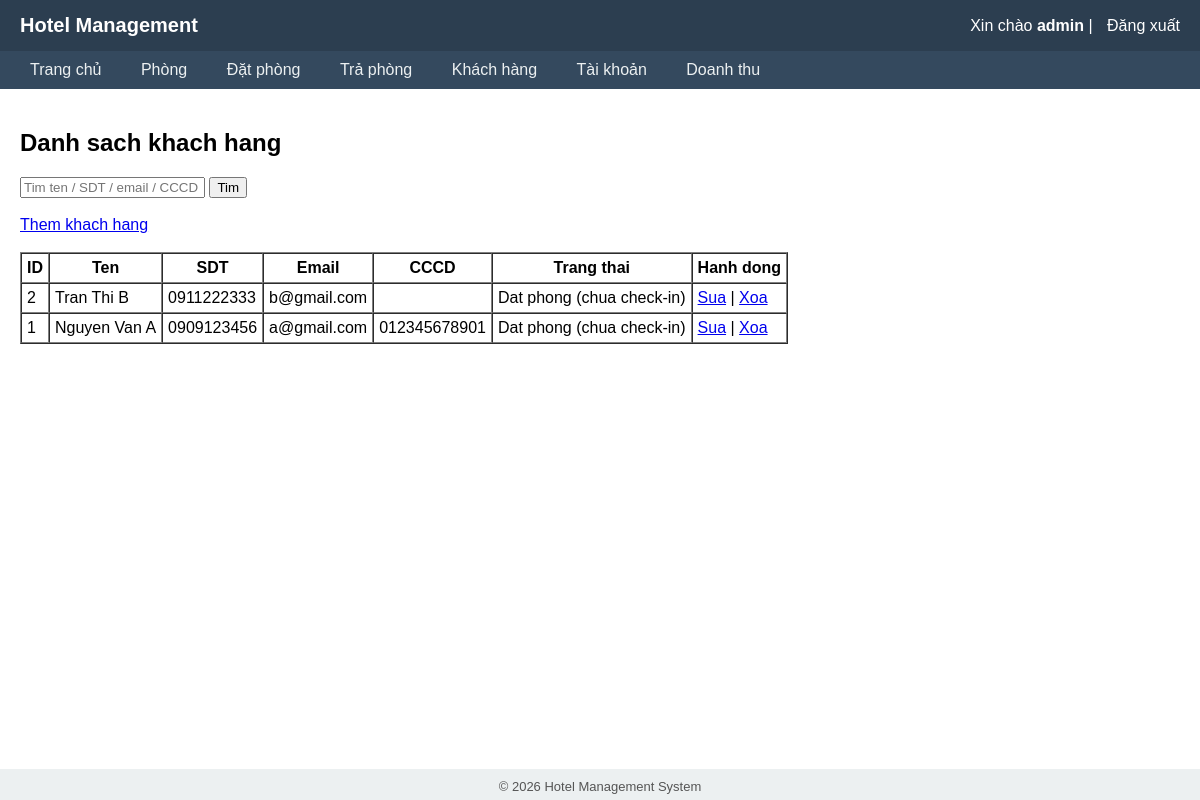
The page /index.php?page=customers (signed in) on the database its author committed.
### tables this page shows
CREATE TABLE customers (
      id INT AUTO_INCREMENT PRIMARY KEY,
      name VARCHAR(100) NOT NULL,
      phone VARCHAR(20),
      email VARCHAR(100),
      id_card VARCHAR(20)
);

### customers/list.php (the view, shortened to what this page needs)
<?php
require_once "../config/db.php";
$keyword = isset($_GET['q']) ? trim($_GET['q']) : '';
$sql = "
SELECT
    c.id,
    c.name,
    c.phone,
    c.email,
    c.id_card,
    CASE
        -- Dang luu tru: da check-in, chua check-out
        WHEN EXISTS (
            SELECT 1 FROM bookings b
            WHERE b.customer_id = c.id
              AND b.check_in IS NOT NULL
              AND b.check_out IS NULL
        ) THEN 'Dang luu tru'
        -- Dat phong: co booking nhung chua check-in
        WHEN EXISTS (
            SELECT 1 FROM bookings b
            WHERE b.customer_id = c.id
              AND b.check_in IS NULL
        ) THEN 'Dat phong (chua check-in)'
        -- Da tung luu tru: da check-out, hien tai khong luu tru
        WHEN EXISTS (
            SELECT 1 FROM bookings b
            WHERE b.customer_id = c.id
              AND b.check_out IS NOT NULL
        ) THEN 'Da tung luu tru'
        -- Khach moi them tu customer
        ELSE 'Dat phong (chua check-in)'
    END AS trang_thai
FROM customers c
WHERE 1
";
$sql .= " ORDER BY c.id DESC";
$result = $conn->query($sql);
?>
<!DOCTYPE html>
<html lang="vi">
<head>
</head>
<body>
<h2>Danh sach khach hang</h2>
<form method="get">
    <input
        type="text"
        name="q"
        placeholder="Tim ten / SDT / email / CCCD"
        value="<?= htmlspecialchars($keyword) ?>"
    >
    <button type="submit">Tim</button>
</form>
<br>
<a href="add.php">Them khach hang</a>
<br><br>
<table border="1" cellpadding="5" cellspacing="0">
    <tr>
        <th>ID</th>
        <th>Ten</th>
        <th>SDT</th>
        <th>Email</th>
        <th>CCCD</th>
        <th>Trang thai</th>
        <th>Hanh dong</th>
    </tr>
<?php if ($result && $result->num_rows > 0): ?>
<?php while ($row = $result->fetch_assoc()): ?>
    <tr>
        <td><?= $row['id'] ?></td>
        <td><?= $row['name'] ?></td>
        <td><?= $row['phone'] ?></td>
        <td><?= $row['email'] ?></td>
        <td><?= $row['id_card'] ?></td>
        <td><?= $row['trang_thai'] ?></td>
        <td>
            <a href="edit.php?id=<?= $row['id'] ?>">Sua</a>
            <?php if ($row['trang_thai'] === 'Dang luu tru'): ?>
                | <span>Khong the xoa</span>
            <?php else: ?>
                | <a href="delete.php?id=<?= $row['id'] ?>"
                     onclick="return confirm('Ban co chac muon xoa khach hang nay?')">
                     Xoa
                  </a>
            <?php endif; ?>
        </td>
    </tr>
<?php endwhile; ?>
<?php else: ?>
    <tr>
        <td colspan="7">Khong co du lieu</td>
    </tr>
<?php endif; ?>
</table>
</body>
</html>

### assets/index.css (style rules this page uses)
body { margin: 0; font-family: Arial, Helvetica, sans-serif; background: #f4f6f8; }

### rows shown on the page
customers: id "2", name "Tran Thi B", phone "0911222333", email "b@gmail.com", trang_thai "Dat phong (chua check-in)"
customers: id "1", name "Nguyen Van A", phone "0909123456", email "a@gmail.com", id_card "012345678901", trang_thai "Dat phong (chua check-in)"

### other values the page prints
$_SESSION['username'] "admin"
